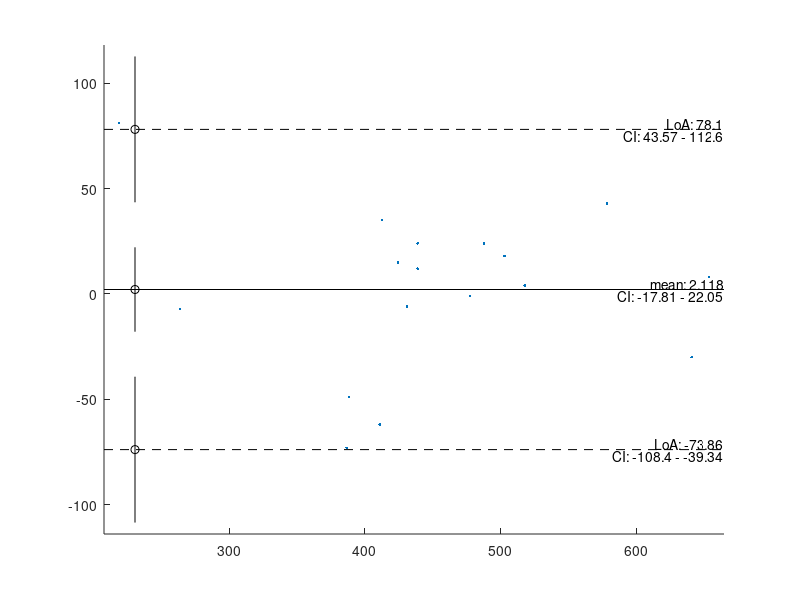

Here is the MATLAB script that generated this plot:
function h=BlandAltmanPlot(var1, var2, varargin)
%Create a Bland-Altman plot and return a struct with results and handles.
%This function does not require any toolbox.
%
%Syntax:
% BlandAltmanPlot()
%    Generate an example in the current axes.
% BlandAltmanPlot(var1,var2)
%    Create a Bland-Altman plot with the two entered variables. All other settings are set to the
%    default, as described below. Both must be numeric vectors with 2 dimensions or fewer (so
%    1x1x30 sized arrays will return an error). The y-values are var2-var1, the x-values are
%    (var1+var2)/2, unless the plot_x_mean switch is set to false, in which case var1 determines
%    the x-values.
% BlandAltmanPlot(___,Name,Value)
%    Change optional parameters. See below for the list of options that can be changed.
% BlandAltmanPlot(___,optionstruct)
%    Change optional parameters. Each field should be one of the parameters detailed below. Missing
%    fields are filled with the default.
% h=BlandAltmanPlot(___)
%    Returns a struct with values and object handles. This can be used to extract calculated
%    values, to delete specific objects, or to change the plot type.
%
%Parameters:
%AddDetailsText      [default=true] Add the details to the plot as text. This will add the mean and
%                    limits of agreement above the plotted lines. The confidence intervals will be
%                    added under the plotted lines if enabled by the plotCI parameter. The text
%                    elements are placed on the far right side of the plot.
%alpha               [default=0.05] The alpha value is used for the limits of agreement, as well as
%                    for the confidence intervals.
%plotCI              [default=true] Add the CIs of the mean and LoAs to the plot with the errorbar
%                    function. If AddDetailsText is set to true, this parameter controls both the
%                    whiskers and the text. The whiskers are plotted close to the left side of the
%                    plot.
%GroupIndex          [default=[]] You can split the plot into an array of line objects so you can
%                    adjust properties like Color and Marker for subgroups. Setting this to an
%                    empty array will keep all points in a single group.
%                    This parameter must contain only positive integer values, as it is used to
%                    index h.plot.data.
%plot_x_mean         [default=true] If set to false, the first input is used for the x-coordinate,
%                    instead of using the mean.
%StoreToAppdata      [default=true] If set to true, the output of this function will be stored in
%                    the axes object with setappdata, so it can be easily retrieved. The output
%                    struct is set to the data field named 'HJW___BlandAltmanPlot___data'.
%Parent              [default=[]] This determines the parent axes for the plots and texts. If left
%                    empty, gca is used to determine the target axes. If TargetAxes and Parent both
%                    are non-empty, TargetAxes is ignored.
%TargetAxes          [default=[]] This is the same as the Parent switch. If both are non-empty,
%                    TargetAxes is ignored. This switch is maintained for backwards compatibility.
%TextDigitsDisplayed [default=4] This is either the number of digits used in the text elements, or
%                    a FormatSpec that makes num2str return a non-empty char.
%xxyy                [default=[]] This parameter controls the axis range. It has to be a 4-element
%                    vector. Any NaN values will be auto-determined based on the input data (taking
%                    into account the value of plot_x_mean). An empty input is equivalent to [NaN
%                    NaN NaN NaN].
%
%Output:
%h.input.alpha       - alpha value used for plots and calculations
%       .var1        - first variable used for plot
%       .var2        - second variable used for plot
% .data.mu           - mean value of var2-var1
%      .loa          - lower and upper limits of agreement
%      .CI.mu        - lower and upper bound of the CI of the mean
%         .loa_lower - lower and upper bound of the CI of the lower LoA
%         .loa_upper - lower and upper bound of the CI of the upper LoA
% .xxyy              - axis extents used
% .plot.data         - handle to the data plot object (may be an array)
%      .mean         - handle to the mean line
%      .loa_lo       - handle to the lower LoA line
%      .loa_hi       - handle to the upper LoA line
%      .CI_lo        - handle to the lower LoA errorbar
%      .CI_mu        - handle to the mean errorbar
%      .CI_hi        - handle to the upper LoA errorbar
% .text.mean         - handle to the 'mean: %f' text object
%      .meanCI       - handle to the 'CI: %f-%f' text object
%      .loa_hi       - handle to the 'LoA: %f' text object
%      .loa_hi_CI    - handle to the 'CI: %f-%f' text object
%      .loa_lo       - handle to the 'LoA: %f' text object
%      .loa_lo_CI    - handle to the 'CI: %f-%f' text object
%
%The method for calculating characteristic values and the example data were taken from
%Bland&Altman (Lancet, 1986, i:307-310) http://dx.doi.org/10.1016/S0140-6736(86)90837-8
%
%/%/%/%/%/%/%/%/%/%/%/%/%/%/%/%/%/%/%/%/%/%/%/%/%/%/%/%/%/%/%/%/%/%/%/%/%/%/%
%|                                                                         |%
%|  Version: 1.2.1                                                         |%
%|  Date:    2021-06-11                                                    |%
%|  Author:  H.J. Wisselink                                                |%
%|  Licence: CC by-nc-sa 4.0 ( creativecommons.org/licenses/by-nc-sa/4.0 ) |%
%|  Email = 'h_j_wisselink*alumnus_utwente_nl';                            |%
%|  Real_email = regexprep(Email,{'*','_'},{'@','.'})                      |%
%|                                                                         |%
%/%/%/%/%/%/%/%/%/%/%/%/%/%/%/%/%/%/%/%/%/%/%/%/%/%/%/%/%/%/%/%/%/%/%/%/%/%/%
%
% Tested on several versions of Matlab (ML 6.5 and onward) and Octave (4.4.1 and onward), and on
% multiple operating systems (Windows/Ubuntu/MacOS). For the full test matrix, see the HTML doc.
% Compatibility considerations:
% - The implementation of tinv and alpha_to_Z are by Star Strider. These implementations mean you
%   can use this function without the Statistics Toolbox.
%   https://www.mathworks.com/matlabcentral/fileexchange/56500
%   https://www.mathworks.com/matlabcentral/answers/45173#answer_55318

if nargin<2
    if nargin==0
        %example data taken from Bland&Altman (Lancet, 1986, i:307-310)
        % http://dx.doi.org/10.1016/S0140-6736(86)90837-8
        %(only first measurement of each peak flow meter)
        var1=[494,395,516,434,476,557,413,442,650,433,417,656,267,478,178,423,427];
        var2=[512,430,520,428,500,600,364,380,658,445,432,626,260,477,259,350,451];
    else
        error('Incorrect number of input argument.')
    end
end
[success,options,ME]=BlandAltmanPlot_parse_inputs(var1,var2,varargin{:});
if ~success
    %The throwAsCaller function was introduced in R2007b, hence the rethrow here.
    rethrow(ME)
else
    [StoreToAppdata, alpha, plot_x_mean, plotCI, AddDetailsText, ...
        h_ax, TextDigitsDisplayed, xxyy, GroupIndex]=...
        deal(options.StoreToAppdata, options.alpha, options.plot_x_mean, options.plotCI, ...
        options.AddDetailsText, options.TargetAxes, options.TextDigitsDisplayed, options.xxyy, ...
        options.GroupIndex);
end

%Compute Bland-Altman plot characteristics.
[mu,loa,CI]=BlandAltman_values(var1,var2,alpha);

h=struct;%Store all handles to this struct.

%Prepare first part of output.
h.input.alpha=alpha;
h.input.var1=var1;
h.input.var2=var2;
h.data.mu=mu;
h.data.loa=loa;
h.data.CI=CI;

%Determine x and y data based on plot_x_mean.
if ~isequal(size(var1),size(var2))
    %Reshape to vectors.
    var1=var1(:);var2=var2(:);
end
if plot_x_mean
    x=(var1+var2)/2;
    y=var2-var1;
else
    x=var1;
    y=var2-var1;
end

%Store the value of xxyy in the output struct, so it can be used to round the axis extent to
%appropriate values on a case by case basis.
h.xxyy=[min(x) max(x) min(y) max(y)];
%Consider limits of agreement CI when calculating the bounds.
h.xxyy(3)=min(h.xxyy(3),CI.loa_lower(1));
h.xxyy(4)=max(h.xxyy(4),CI.loa_upper(2));
%Add a small margin so the points are not on the exact edge of the plot.
margin=5;%in percent
meanxxyy=[[1 1]*mean(h.xxyy(1:2)) [1 1]*mean(h.xxyy(3:4))];
h.xxyy=meanxxyy+(h.xxyy-meanxxyy)*(1+margin/100);
if isempty(xxyy)
    xxyy=[NaN NaN NaN NaN];
end
%Replace any NaN by the auto-determined extent.
xxyy(isnan(xxyy))=h.xxyy(isnan(xxyy));h.xxyy=xxyy;

%Plot the data, mean and LoAs.
NextPlot=get(h_ax,'NextPlot');%Get property to retain state.
set(h_ax,'NextPlot','add')
if ~isempty(GroupIndex)
    Color=[];
    for ind=unique(GroupIndex(:)).'
        L=GroupIndex==ind;
        h.plot.data(ind)=plot(x(L),y(L),'.','Parent',h_ax);
        if isempty(Color)
            Color=get(h.plot.data(ind),'Color');
        else
            set(h.plot.data(ind),'Color',Color);
        end
    end
else
    h.plot.data=plot(x,y,'.','Parent',h_ax);
end
h.plot.mean=plot(xxyy(1:2),mu*[1 1],'k','Parent',h_ax);
h.plot.loa_lo=plot(xxyy(1:2),loa(1)*[1 1],'k--','Parent',h_ax);
h.plot.loa_hi=plot(xxyy(1:2),loa(2)*[1 1],'k--','Parent',h_ax);
if plotCI
    err1=diff(CI.loa_lower)/2;
    err2=diff(CI.mu)/2;
    xe=xxyy(1)+0.05*diff(xxyy(1:2));%Shift slightly right.
    h.plot.CI_lo=errorbar(xe,loa(1),err1,'ko');
    h.plot.CI_mu=errorbar(xe,mu    ,err2,'ko');
    h.plot.CI_hi=errorbar(xe,loa(2),err1,'ko');
end
set(h_ax,'NextPlot',NextPlot)%Restore state (probably hold('off') ).
axis(h_ax,xxyy)
if AddDetailsText
    %Add text elements.
    %Use num2str to make use of automatic choice of FormatSpec for a fixed number of digits. This
    %is guaranteed to return a non-empty char array, as that was tested in the parser.
    d=TextDigitsDisplayed;%Use a shorter variable name for better readability of the code.
    
    %Add mean text.
    tx=xxyy(2);ty=mu;
    txt=sprintf('mean: %s',num2str(ty,d));
    h.text.mean=text(tx,ty,txt,'Parent',h_ax,...
        'HorizontalAlignment','right','VerticalAlignment','bottom');
    if plotCI
        txt=sprintf('CI: %s - %s',...
            num2str(CI.mu(1),d),num2str(CI.mu(2),d));
        h.text.meanCI=text(tx,ty,txt,'Parent',h_ax,...
            'HorizontalAlignment','right','VerticalAlignment','top');
    end
    
    %Add upper limit of agreement.
    ty=loa(2);
    txt=sprintf('LoA: %s',num2str(ty,d));
    h.text.loa_hi=text(tx,ty,txt,'Parent',h_ax,...
        'HorizontalAlignment','right','VerticalAlignment','bottom');
    if plotCI
        txt=sprintf('CI: %s - %s',...
            num2str(CI.loa_upper(1),d),num2str(CI.loa_upper(2),d));
        h.text.loa_hi_CI=text(tx,ty,txt,'Parent',h_ax,...
            'HorizontalAlignment','right','VerticalAlignment','top');
    end
    
    %Add lower limit of agreement.
    ty=loa(1);
    txt=sprintf('LoA: %s',num2str(ty,d));
    h.text.loa_lo=text(tx,ty,txt,'Parent',h_ax,...
        'HorizontalAlignment','right','VerticalAlignment','bottom');
    if plotCI
        txt=sprintf('CI: %s - %s',...
            num2str(CI.loa_lower(1),d),num2str(CI.loa_lower(2),d));
        h.text.loa_lo_CI=text(tx,ty,txt,'Parent',h_ax,...
            'HorizontalAlignment','right','VerticalAlignment','top');
    end
end

if StoreToAppdata
    setappdata(h_ax,'HJW___BlandAltmanPlot___data',h)
end
if nargout==0
    clear h
end
end
function [mu,loa,CI]=BlandAltman_values(x,y,alpha)
%Compute Bland-Altman plot characteristics.
%
%The method for calculating these values was taken from Bland&Altman
%(Lancet, 1986, i:307-310) http://dx.doi.org/10.1016/S0140-6736(86)90837-8
%
%The implementation of tinv is by Star Strider
% https://www.mathworks.com/matlabcentral/fileexchange/56500
%The implementation of alpha_to_Z is by Star Strider as well
% https://www.mathworks.com/matlabcentral/answers/45173#answer_55318

% http://web.archive.org/web/20190326204734/
% https://www.mathworks.com/matlabcentral/mlc-downloads/downloads/
%  submissions/56500/versions/1/contents/tstat3.m  
%
% http://web.archive.org/web/20150317011457/
% http://www.mathworks.com/matlabcentral/answers/
%  45173-p-value-to-z-score#answer_55318

%Retrieve statistical functions.
persistent alpha_to_Z
if isempty(alpha_to_Z)
    if ifversion('>=',7.0,'Octave','>',3)
        %Anonymous functions were introduced in ML7.0, so we need to use eval to fool the syntax
        %checker in ML6.5.
        alpha_to_Z = eval('@(a) -sqrt(2) * erfcinv(a*2)'); % Get Z value given the alpha.
    else
        alpha_to_Z=inline('-sqrt(2) * erfcinv(a*2)','a'); %#ok<DINLN>
    end
end

%Compute main characteristics.
data=y(:)-x(:);data(isnan(data))=[];
n=numel(data);%Cases
mu=mean(data);%Mean
s=std(data)  %SD

%Compute statistical elements.
mu_ste=sqrt(s^2/n);     %Standard error of mean
loa_ste=sqrt(3*s^2/n);  %Standard error of limit of agreement
t=t_inv(alpha/2,n-1);   %t-value
z=alpha_to_Z(1-alpha/2);%Z value for two-tailed alpha

%Compute output parameters.
CI.mu=[mu-t*mu_ste mu+t*mu_ste];
loa=[mu-z*s mu+z*s];
CI.loa_lower=[loa(1)-(t*loa_ste) loa(1)+(t*loa_ste)];
CI.loa_upper=[loa(2)-(t*loa_ste) loa(2)+(t*loa_ste)];
end
function out=t_inv(a,v)
% This implementation of tinv is by Star Strider
%
% https://www.mathworks.com/matlabcentral/fileexchange/56500
%
% http://web.archive.org/web/20190326204734/
% https://www.mathworks.com/matlabcentral/mlc-downloads/downloads/
%  submissions/56500/versions/1/contents/tstat3.m
persistent isOctave,if isempty(isOctave),isOctave = exist('OCTAVE_VERSION', 'builtin') ~= 0;end
persistent oct__tinv
if isOctave
    %Octave doesn't allow passing extra variables to fzero.
    if isempty(oct__tinv)
        %This uses eval to fool the syntax checker, but this requires some attention to make it
        %still work if the code is minified.
        oct__tdist2T=eval('@(t,v) (1-betainc(v/(v+t^2), v/2, 0.5));');
        oct__tdist1T=eval(['@(t,v) 1-(1-' var2str(oct__tdist2T) '(t,v))/2;']);
        oct__tinv=eval(['@(alpha,v) fzero(@(tval) (max(alpha,(1-alpha)) - ' ...
            var2str(oct__tdist1T) '(tval,v)), 5);']);
    end
    out=oct__tinv(a,v);
else
    out=fzero(@t_inv_reimplementation___local_fun,5,optimset('fzero'),a,v);
end
end
function out=t_inv_reimplementation___tdist2T(t,v)
out=1-betainc(v/(v+t^2), v/2, 0.5);
end
function out=t_inv_reimplementation___tdist1T(t,v)
out=1-(1-t_inv_reimplementation___tdist2T(t,v))/2;
end
function out=t_inv_reimplementation___local_fun(tval,a,v)
out=max(a,(1-a))-t_inv_reimplementation___tdist1T(tval,v);
end
function [success,options,ME]=BlandAltmanPlot_parse_inputs(var1,var2,varargin)
%Parse the inputs of the BlandAltmanPlot function.
% This function returns a success flag, the parsed options, and an ME struct. As input, the
% options should either be entered as a struct or as Name,Value pairs. Missing fields are filled
% from the default.

%Pre-assign outputs.
success=false;
options=struct;
ME=struct('identifier','','message','');

%Test the required inputs.
if numel(var1)==0 || numel(var1)~=max(size(var1)) || ~isnumeric(var1) ...
        || numel(size(var1))>2 %ndims must be <=2 for use in plot()
    ME.message='The first input is not a numeric vector.';
    ME.identifier='HJW:BlandAltmanPlot:incorrect_input';
    return
end
if numel(var2)==0 || numel(var2)~=max(size(var2)) || ~isnumeric(var2) ...
        || numel(size(var2))>2 %ndims must be <=2 for use in plot()
    ME.message='The second input is not a numeric vector.';
    ME.identifier='HJW:BlandAltmanPlot:incorrect_input';
    return
end
if numel(var1)~=numel(var2)
    ME.message='The first and second inputs do no match.';
    ME.identifier='HJW:BlandAltmanPlot:incorrect_input';
    return
end

%Set the defaults.
default.StoreToAppdata=true;  %Store output in the axis with setappdata.
default.alpha=0.05;           %Set default alpha value to 5%.
default.plot_x_mean=true;     %Use the mean as x coordinate.
default.plotCI=true;          %Add the CIs of the mean and LoAs to the plot.
default.GroupIndex=[];        %Don't split the plot.
default.AddDetailsText=true;  %Add the details to the plot as text.
default.TextDigitsDisplayed=4;%Number of digits or num2str FormatSpec.
default.xxyy=[];              %Axis range, leave empty or NaN to auto-determine.
default.TargetAxes=[];        %Axes where the plots and texts should be created.
default.Parent=[];            %Alternative option name for TargetAxes.

%The required inputs are checked, so now we need to return the default options if there are no
%further inputs.
if nargin==2
    options=default;
    success=true;
    options=BlandAltmanPlot_parse_inputs_ensureParentAxesExists(options);
    return
end

%Test the optional inputs.
struct_input=nargin==3 && isa(varargin{1},'struct');
NameValue_input=mod(nargin,2)==0 && ...
    all(cellfun('isclass',varargin(1:2:end),'char'));
if ~( struct_input || NameValue_input )
    ME.message=['The third input (options) is expected to be either a ',...
        'struct,',char(10),'or consist of Name,Value pairs.']; %#ok<CHARTEN>
    ME.identifier='HJW:BlandAltmanPlot:incorrect_input_options';
    return
end
if NameValue_input
    %convert the Name,Value to a struct
    for n=1:2:numel(varargin)
        try
            options.(varargin{n})=varargin{n+1};
        catch
            ME.message='Parsing of Name,Value pairs failed.';
            ME.identifier='HJW:BlandAltmanPlot:incorrect_input_NameValue';
            return
        end
    end
else
    options=varargin{1};
end
fn=fieldnames(options);
for k=1:numel(fn)
    curr_option=fn{k};
    item=options.(curr_option);
    ME.identifier=...
        ['HJW:BlandAltmanPlot:incorrect_input_opt_' lower(curr_option)];
    switch curr_option
        case 'alpha'
            if ~isnumeric(item) || numel(item)~=1 || ...
                    item<0 || item>1 || isnan(item)
                %Because of the short circuit or() the NaN test doesn't need to consider the case
                %of a vector, as the numel test will already become true, in which case it is not
                %evaluated.
                ME.message='The value of options.alpha is not a scalar between 0 and 1.';
                return
            end
        case {'StoreToAppdata','plotCI','AddDetailsText','plot_x_mean'}
            [passed,item]=test_if_scalar_logical(item);
            options.(curr_option)=item;
            if ~passed
                ME.message=['The value of options.',curr_option,' is not a logical scalar.'];
                return
            end
        case 'TextDigitsDisplayed'
            temp=false;
            %Test an integer input and a char input separately to keep the logical statements and
            %program flow more clear.
            if isnumeric(item)
                if numel(item)~=1 || double(item)~=round(double(item))
                    %The integer test could cause issues due to float rounding, but it should
                    %actually not be an issue.
                    %The integer test in its current form also catches NaN.
                    temp=true;
                end
            elseif isa(item,'char')
                try
                    %This will not catch all invalid FormatSpec inputs, but at least any errors are
                    %caught. If the user chooses to supply '%%d' as a FormatSpec, the function will
                    %run as expected (i.e. return '%d' on Octave and all Matlab releases except
                    %v6.5 where this returns an error).
                    temp_out=num2str(123.45,item);
                    if ~isa(temp_out,'char') || numel(temp_out)==0
                        temp=true;
                    end
                catch
                    temp=true;
                end
            else
                temp=true;
            end
            if temp
                ME.message='The value of options.TextDigitsDisplayed is not an integer scalar.';
                return
            end
        case 'xxyy'
            %NaN values will be filled with the data extent.
            if ~isnumeric(item) || (numel(item)~=4 && ~isempty(item)) || ...
                    ( ~isempty(item) && ...
                    ( item(2)<=item(1) || item(4)<=item(3) ) )
                ME.message=['The value of options.xxyy is neither ',...
                    'a valid 2D axis range, nor empty.'];
                return
            end
        case {'TargetAxes','Parent'}
            %It is difficult to test if a supplied variable is an axes object, as in old Matlab
            %(and in Octave) a handle is simply a double. A strategy with get (with try-catch)
            %should work.
            try
                if ~strcmp(get(item,'Type'),'axes') && ~isempty(item)
                    ME.message=['The value of options.',curr_option,...
                        ' is not an axes object or is not empty.'];
                    return
                end
            catch
                if ~isempty(item)
                    ME.message=['The value of options.',curr_option,...
                        ' is not an axes object or is not empty.'];
                    return
                end
            end
        case 'GroupIndex'
            if isempty(item),continue,end %If explicitly set to empty there is no need for checks.
            try
                if numel(item)~=numel(var1)
                    error('trigger')
                end
                x=zeros(1,max(item(:)));
                x(item)=1; %An indexing operation should work for valid input.
                if sum(x)==0 %At least 1 element should be marked.
                    error('trigger')
                end
            catch
                ME.message=['The values in GroupIndex must be valid array indices',...
                    char(10),'and the number of elements must match the data.']; %#ok<CHARTEN>
            end
        otherwise
            ME.message=sprintf('Name,Value pair not recognized: %s',curr_option);
            ME.identifier='HJW:BlandAltmanPlot:incorrect_input_NameValue';
            return
    end
end

%Fill any missing fields.
fn=fieldnames(default);
for k=1:numel(fn)
    if ~isfield(options,fn(k))
        options.(fn{k})=default.(fn{k});
    end
end

if isempty(options.TargetAxes)
    options=BlandAltmanPlot_parse_inputs_ensureParentAxesExists(options);
end
success=true;ME=[];
end
function options=BlandAltmanPlot_parse_inputs_ensureParentAxesExists(options)
%gca might result in unexpected behavior if called unintentionally
%
%When this function is called, the validity of the inputs is already checked, or the default was
%loaded (meaning both inputs are empty). The precedence is described below.
%
%behavior: (P='Parent' parameter, T='TargetAxes' parameter)
% isempty(P) &&  isempty(T) --> out=gca
%~isempty(P) &&  isempty(T) --> out=P
% isempty(P) && ~isempty(T) --> out=T
%~isempty(P) && ~isempty(T) --> out=P
P=options.Parent;T=options.TargetAxes;
ax_matrix={[],T;P,P};
ax=ax_matrix{2-isempty(P),2-isempty(T)};
if isempty(ax)
    ax=gca;
end
options.Parent=ax;
options.TargetAxes=ax;
end
function tf=ifversion(test,Rxxxxab,Oct_flag,Oct_test,Oct_ver)
%Determine if the current version satisfies a version restriction
%
% To keep the function fast, no input checking is done. This function returns a NaN if a release
% name is used that is not in the dictionary.
%
% Syntax:
% tf=ifversion(test,Rxxxxab)
% tf=ifversion(test,Rxxxxab,'Octave',test_for_Octave,v_Octave)
%
% Output:
% tf       - If the current version satisfies the test this returns true.
%            This works similar to verLessThan.
%
% Inputs:
% Rxxxxab - Char array containing a release description (e.g. 'R13', 'R14SP2' or 'R2019a') or the
%           numeric version.
% test    - Char array containing a logical test. The interpretation of this is equivalent to
%           eval([current test Rxxxxab]). For examples, see below.
%
% Examples:
% ifversion('>=','R2009a') returns true when run on R2009a or later
% ifversion('<','R2016a') returns true when run on R2015b or older
% ifversion('==','R2018a') returns true only when run on R2018a
% ifversion('==',9.9) returns true only when run on R2020b
% ifversion('<',0,'Octave','>',0) returns true only on Octave
% ifversion('<',0,'Octave','>=',6) returns true only on Octave 6 and higher
%
% The conversion is based on a manual list and therefore needs to be updated manually, so it might
% not be complete. Although it should be possible to load the list from Wikipedia, this is not
% implemented.
%
%/%/%/%/%/%/%/%/%/%/%/%/%/%/%/%/%/%/%/%/%/%/%/%/%/%/%/%/%/%/%/%/%/%/%/%/%/%/%
%|                                                                         |%
%|  Version: 1.0.6                                                         |%
%|  Date:    2021-03-11                                                    |%
%|  Author:  H.J. Wisselink                                                |%
%|  Licence: CC by-nc-sa 4.0 ( creativecommons.org/licenses/by-nc-sa/4.0 ) |%
%|  Email = 'h_j_wisselink*alumnus_utwente_nl';                            |%
%|  Real_email = regexprep(Email,{'*','_'},{'@','.'})                      |%
%|                                                                         |%
%/%/%/%/%/%/%/%/%/%/%/%/%/%/%/%/%/%/%/%/%/%/%/%/%/%/%/%/%/%/%/%/%/%/%/%/%/%/%
%
% Tested on several versions of Matlab (ML 6.5 and onward) and Octave (4.4.1 and onward), and on
% multiple operating systems (Windows/Ubuntu/MacOS). For the full test matrix, see the HTML doc.
% Compatibility considerations:
% - This is expected to work on all releases.

%The decimal of the version numbers are padded with a 0 to make sure v7.10 is larger than v7.9.
%This does mean that any numeric version input needs to be adapted. multiply by 100 and round to
%remove the potential for float rounding errors.
%Store in persistent for fast recall (don't use getpref, as that is slower than generating the
%variables and makes updating this function harder).
persistent  v_num v_dict octave
if isempty(v_num)
    %test if Octave is used instead of Matlab
    octave=exist('OCTAVE_VERSION', 'builtin');
    
    %get current version number
    v_num=version;
    ii=strfind(v_num,'.');if numel(ii)~=1,v_num(ii(2):end)='';ii=ii(1);end
    v_num=[str2double(v_num(1:(ii-1))) str2double(v_num((ii+1):end))];
    v_num=v_num(1)+v_num(2)/100;v_num=round(100*v_num);
    
    %get dictionary to use for ismember
    v_dict={...
        'R13' 605;'R13SP1' 605;'R13SP2' 605;'R14' 700;'R14SP1' 700;'R14SP2' 700;
        'R14SP3' 701;'R2006a' 702;'R2006b' 703;'R2007a' 704;'R2007b' 705;
        'R2008a' 706;'R2008b' 707;'R2009a' 708;'R2009b' 709;'R2010a' 710;
        'R2010b' 711;'R2011a' 712;'R2011b' 713;'R2012a' 714;'R2012b' 800;
        'R2013a' 801;'R2013b' 802;'R2014a' 803;'R2014b' 804;'R2015a' 805;
        'R2015b' 806;'R2016a' 900;'R2016b' 901;'R2017a' 902;'R2017b' 903;
        'R2018a' 904;'R2018b' 905;'R2019a' 906;'R2019b' 907;'R2020a' 908;
        'R2020b' 909;'R2021a' 910};
end

if octave
    if nargin==2
        warning('HJW:ifversion:NoOctaveTest',...
            ['No version test for Octave was provided.',char(10),...
            'This function might return an unexpected outcome.']) %#ok<CHARTEN>
        if isnumeric(Rxxxxab)
            v=0.1*Rxxxxab+0.9*fix(Rxxxxab);v=round(100*v);
        else
            L=ismember(v_dict(:,1),Rxxxxab);
            if sum(L)~=1
                warning('HJW:ifversion:NotInDict',...
                    'The requested version is not in the hard-coded list.')
                tf=NaN;return
            else
                v=v_dict{L,2};
            end
        end
    elseif nargin==4
        % Undocumented shorthand syntax: skip the 'Octave' argument.
        [test,v]=deal(Oct_flag,Oct_test);
        % Convert 4.1 to 401.
        v=0.1*v+0.9*fix(v);v=round(100*v);
    else
        [test,v]=deal(Oct_test,Oct_ver);
        % Convert 4.1 to 401.
        v=0.1*v+0.9*fix(v);v=round(100*v);
    end
else
    % Convert R notation to numeric and convert 9.1 to 901.
    if isnumeric(Rxxxxab)
        v=0.1*Rxxxxab+0.9*fix(Rxxxxab);v=round(100*v);
    else
        L=ismember(v_dict(:,1),Rxxxxab);
        if sum(L)~=1
            warning('HJW:ifversion:NotInDict',...
                'The requested version is not in the hard-coded list.')
            tf=NaN;return
        else
            v=v_dict{L,2};
        end
    end
end
switch test
    case '==', tf= v_num == v;
    case '<' , tf= v_num <  v;
    case '<=', tf= v_num <= v;
    case '>' , tf= v_num >  v;
    case '>=', tf= v_num >= v;
end
end
function [isLogical,val]=test_if_scalar_logical(val)
%Test if the input is a scalar logical or convertible to it.
%The char and string test are not case sensitive.
%(use the first output to trigger an input error, use the second as the parsed input)
%
% Allowed values:
%- true or false
%- 1 or 0
%- 'on' or 'off'
%- matlab.lang.OnOffSwitchState.on or matlab.lang.OnOffSwitchState.off
%- 'enable' or 'disable'
%- 'enabled' or 'disabled'
persistent states
if isempty(states)
    states={true,false;...
        1,0;...
        'on','off';...
        'enable','disable';...
        'enabled','disabled'};
    try
        states(end+1,:)=eval('{"on","off"}');
    catch
    end
end
isLogical=true;
try
    if isa(val,'char') || isa(val,'string')
        try val=lower(val);catch,end
    end
    for n=1:size(states,1)
        for m=1:2
            if isequal(val,states{n,m})
                val=states{1,m};return
            end
        end
    end
    if isa(val,'matlab.lang.OnOffSwitchState')
        val=logical(val);return
    end
catch
end
isLogical=false;
end
function varargout=var2str(varargin)
%Analogous to func2str, return the variable names as char arrays, as detected by inputname.
%This returns an error for invalid inputs and if nargin~=max(1,nargout).
%
%You can use comma separated lists to create a cell array:
% out=cell(1,2);
% foo=1;bar=2;
% [out{:}]=var2str(foo,bar);
err_flag= nargin~=max(1,nargout) ;
if ~err_flag
    varargout=cell(nargin,1);
    for n=1:nargin
        try varargout{n}=inputname(n);catch,varargout{n}='';end
        if isempty(varargout{n}),err_flag=true;break,end
    end
end
if err_flag
    error('Invalid input and/or output.')
end
end
